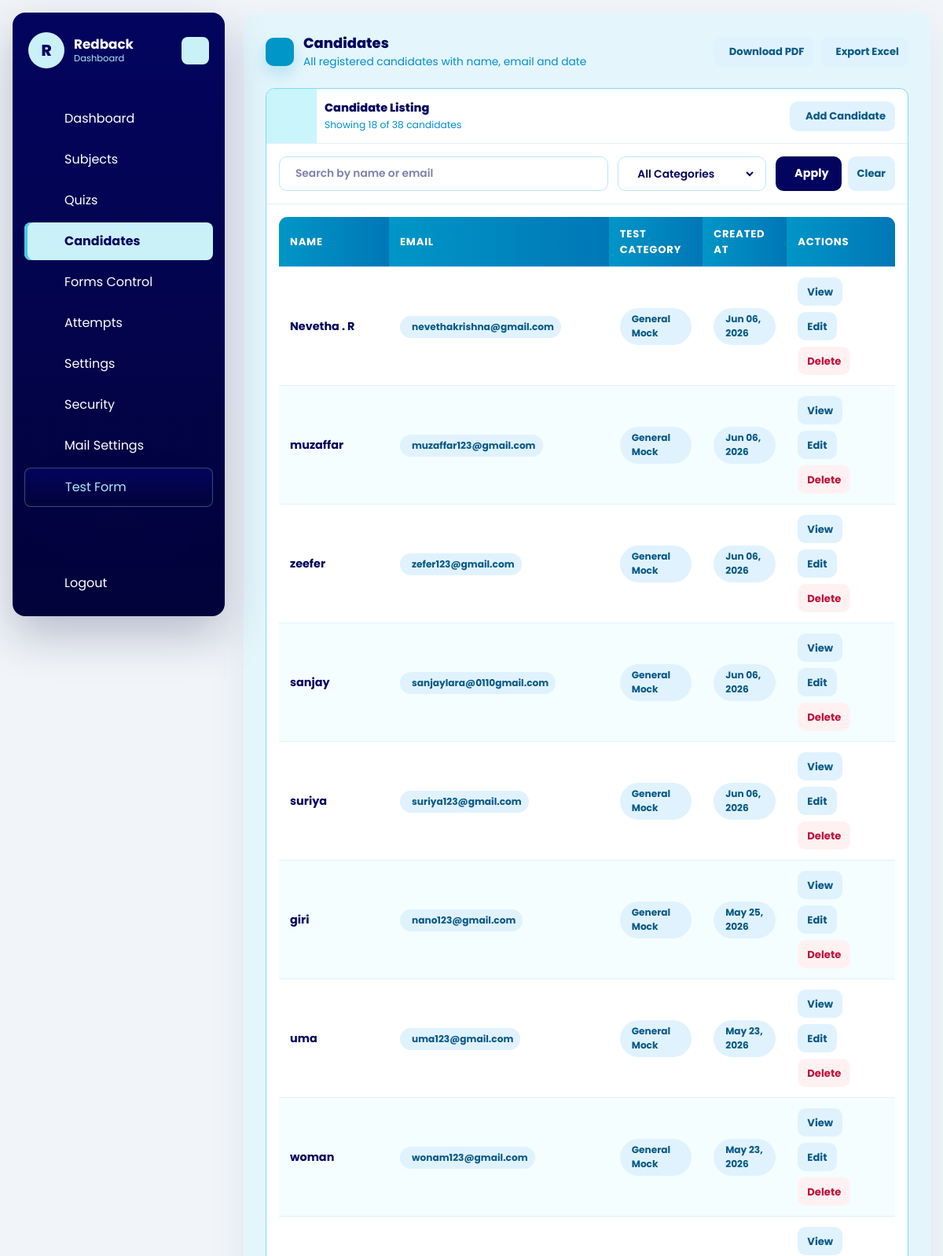
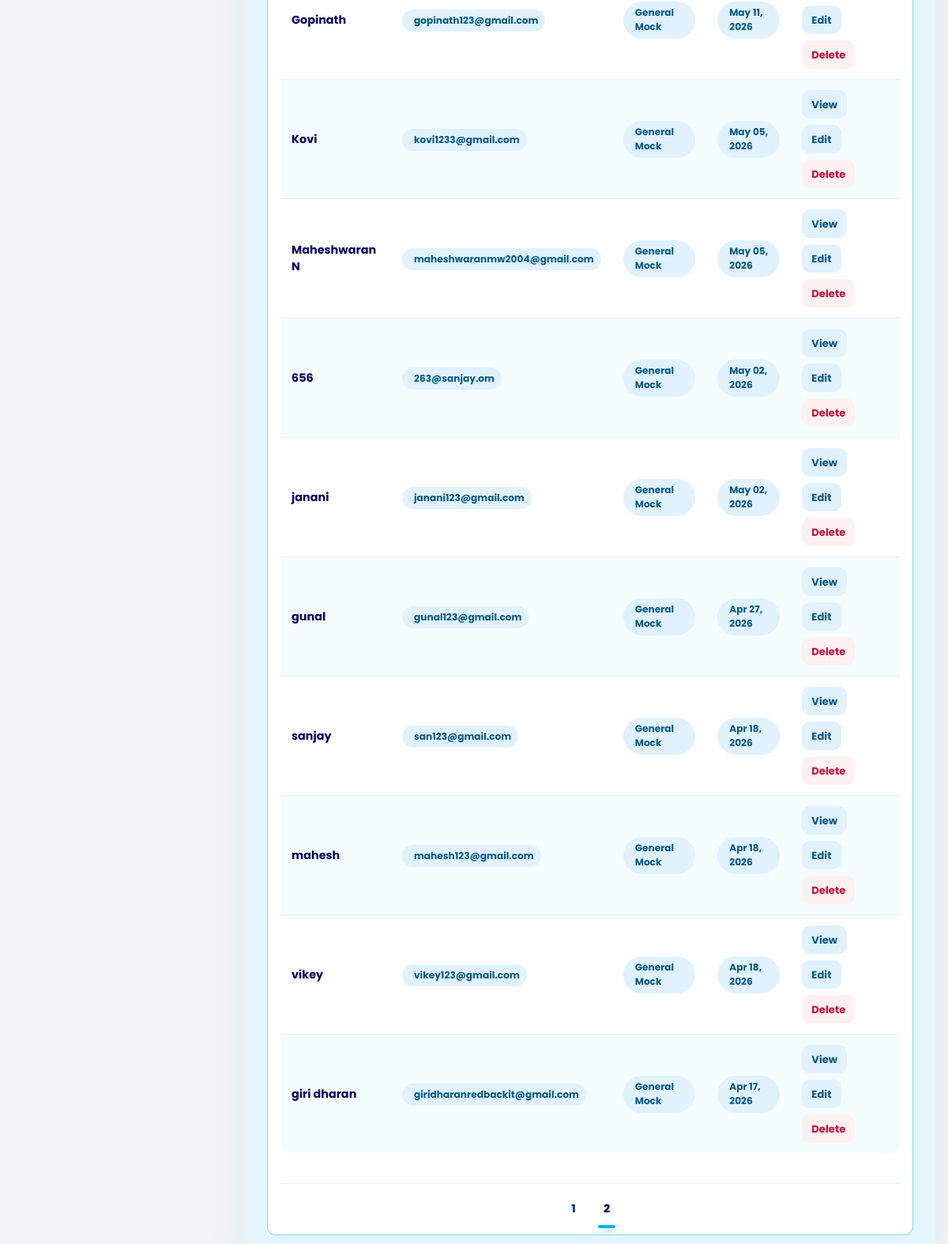
/dashboard/candidates/?page=2 (signed in), run on the app's committed database (2 pictures, top to bottom).
### dashboard/models.py (models this page shows, shortened)
class Company(models.Model):
    name = models.CharField(max_length=150)
    image = models.ImageField(upload_to='company/', blank=True, null=True)
    email = models.EmailField(unique=True)
    password = models.CharField(max_length=128)
    is_active = models.BooleanField(default=True)
    test_instructions = models.TextField(
        default=DEFAULT_TEST_INSTRUCTIONS,
        blank=True,
        help_text='Instructions shown to candidates in the online test instructions drawer.',
    )
    allow_full_screen_lock = models.BooleanField(default=False)
    allow_pause_lock = models.BooleanField(default=False)
    allow_tab_switch_guard = models.BooleanField(default=False)
    allow_copy_paste_block = models.BooleanField(default=False)
    allow_right_click_disable = models.BooleanField(default=False)
    full_screen_lock = models.BooleanField(default=False)
    pause_lock = models.BooleanField(default=False)
    tab_switch_guard_enabled = models.BooleanField(default=False)
    copy_paste_block_enabled = models.BooleanField(default=False)
    right_click_disable_enabled = models.BooleanField(default=False)
    max_violation_warnings = models.PositiveIntegerField(default=3)
    exam_control_password = models.CharField(max_length=128, blank=True)
    pass_persantage = models.DecimalField(max_digits=5, decimal_places=2, default=50.00)
    mail_sender_enabled = models.BooleanField(default=False)
    smtp_host = models.CharField(max_length=255, blank=True)
    smtp_port = models.PositiveIntegerField(default=587)
    smtp_username = models.CharField(max_length=255, blank=True)
    smtp_app_key = models.CharField(max_length=255, blank=True)
    smtp_use_tls = models.BooleanField(default=True)
    smtp_from_email = models.EmailField(blank=True)
    created_at = models.DateTimeField(auto_now_add=True)
    updated_at = models.DateTimeField(auto_now=True)
    class Meta:
        ordering = ['name']
        verbose_name_plural = 'Companies'

### quiz/models.py (models this page shows, shortened)
class Candidate(models.Model):
    name = models.CharField(max_length=150)
    email = models.EmailField()
    designation_tech = models.CharField(max_length=150)
    created_at = models.DateTimeField(auto_now_add=True)
    class Meta:
        ordering = ['name']

### dashboard/views.py (the view, shortened to what this page needs)
# urls.py: path('candidates/', views.candidate_list, name='candidate_list'),
@company_login_required
def candidate_list(request):
    queryset = Candidate.objects.filter(attempts__company=request.company).distinct().order_by('-created_at')
    search_query = request.GET.get('q', '').strip()
    if search_query:
        queryset = queryset.filter(
            Q(name__icontains=search_query) |
            Q(email__icontains=search_query)
        )
    test_category_filter = request.GET.get('test_category', 'all').strip()
    valid_categories = {value for value, _label in CandidateTestAttempt.TEST_CATEGORY_CHOICES}
    total_count = queryset.count()
    paginator  = Paginator(queryset, 20)
    page_num   = request.GET.get('page', 1)
    page_obj   = paginator.get_page(page_num)
    for candidate in page_obj.object_list:
        latest_attempt = candidate.attempts.filter(company=request.company).order_by('-created_at').first()
        candidate.latest_test_category_display = (
            latest_attempt.get_test_category_display() if latest_attempt else '-'
        )
    params = request.GET.copy()
    params.pop('page', None)
    page_query_prefix = (params.urlencode() + '&') if params else ''
    page_numbers = list(
        paginator.get_elided_page_range(page_obj.number, on_each_side=2, on_ends=1)
    )
    return render(request, 'dashboard/candidate_list.html', {
        'title': 'Candidates',
        'objects': page_obj.object_list,
        'page_obj': page_obj,
        'page_numbers': page_numbers,
        'page_query_prefix': page_query_prefix,
        'total_count': total_count,
        'search_query': search_query,
        'test_category_choices': CandidateTestAttempt.TEST_CATEGORY_CHOICES,
        'test_category_filter': test_category_filter,
    })

### templates/dashboard/candidate_list.html (shortened to what this page needs)
{% extends "base.html" %}
{% block content %}
{% include 'dashboard/header.html' %}
<div id="dashboard-page-content">
<section class="quiz-shell">
    <div class="quiz-heading">
        <div class="quiz-heading-main">
            <span class="quiz-heading-icon"><iconify-icon icon="mdi:account-group-outline"></iconify-icon></span>
            <div>
                <h1 class="quiz-title">Candidates</h1>
                <p class="quiz-subtitle">All registered candidates with name, email and date</p>
            </div>
        </div>
        <div class="quiz-list-actions" style="display: flex; gap: 8px; align-items: center; padding-right: 0;">
            <a href="{% url 'dashboard:candidate_pdf' %}?{{ page_query_prefix }}" class="attempt-btn secondary" style="min-height: 38px; display: inline-flex; align-items: center; justify-content: center; gap: 8px;">
                Download PDF
            </a>
            <a href="{% url 'dashboard:candidate_excel' %}?{{ page_query_prefix }}" class="attempt-btn secondary" style="min-height: 38px; display: inline-flex; align-items: center; justify-content: center; gap: 8px;">
                Export Excel
            </a>
        </div>
    </div>
    <div class="quiz-list-panel">
        <div class="quiz-list-head">
            <span class="quiz-list-icon"><iconify-icon icon="mdi:account-multiple-outline"></iconify-icon></span>
            <div style="padding-left:10px;">
                <p class="quiz-list-title">Candidate Listing</p>
                <p class="quiz-list-text">Showing {{ objects|length }} of {{ total_count }} candidate{{ total_count|pluralize }}</p>
            </div>
            <div class="quiz-list-actions">
                <a href="{% url 'dashboard:candidate_create' %}" class="attempt-btn secondary" style="min-height:38px;display:inline-flex;align-items:center;gap:8px;">
                    Add Candidate
                </a>
            </div>
        </div>
        <form method="get" class="attempt-controls">
            <label class="attempt-control-field">
                <input type="search" name="q" value="{{ search_query|default:'' }}" placeholder="Search by name or email">
            </label>
            <label class="attempt-control-field">
                <select name="test_category">
                    <option value="all" {% if test_category_filter == 'all' %}selected{% endif %}>All Categories</option>
                </select>
            </label>
            <div class="attempt-control-actions">
                <button type="submit" class="attempt-control-submit">
                    Apply
                </button>
                <a href="{% url 'dashboard:candidate_list' %}" class="attempt-btn secondary">Clear</a>
            </div>
        </form>
        <div class="attempt-table-wrap">
            {% if objects %}
                <table class="attempt-table">
                    <thead>
                        <tr>
                            <th>Name</th>
                            <th>Email</th>
                            <th>Test Category</th>
                            <th>Created At</th>
                            <th>Actions</th>
                        </tr>
                    </thead>
                    <tbody>
                        {% for candidate in objects %}
                            <tr style="cursor:pointer;" onclick="window.location='{% url 'dashboard:candidate_detail' candidate.pk %}'">
                                <td>
                                    <strong>{{ candidate.name }}</strong>
                                </td>
                                <td>
                                    <span class="attempt-pill">
                                        {{ candidate.email }}
                                    </span>
                                </td>
                                <td>
                                    <span class="attempt-pill">
                                        {{ candidate.latest_test_category_display }}
                                    </span>
                                </td>
                                <td>
                                    <span class="attempt-pill">
                                        {{ candidate.created_at|date:"M d, Y" }}
                                    </span>
                                </td>
                                <td>
                                    <div class="attempt-actions" onclick="event.stopPropagation();">
                                        <a href="{% url 'dashboard:candidate_detail' candidate.pk %}" class="attempt-btn secondary">View</a>
                                        <a href="{% url 'dashboard:candidate_update' candidate.pk %}" class="attempt-btn secondary">Edit</a>
                                        <a href="{% url 'dashboard:candidate_delete' candidate.pk %}" class="attempt-btn danger">Delete</a>
                                    </div>
                                </td>
                            </tr>
                        {% endfor %}
                    </tbody>
                </table>
            {% endif %}
        </div>
        {% if page_obj.has_other_pages %}
            <div class="quiz-pagination">
                {% if page_obj.has_previous %}
                    <a class="quiz-page-link" href="?{{ page_query_prefix }}page=1" aria-label="First page"><iconify-icon icon="mdi:chevron-double-left"></iconify-icon></a>
                    <a class="quiz-page-link" href="?{{ page_query_prefix }}page={{ page_obj.previous_page_number }}" aria-label="Previous page"><iconify-icon icon="mdi:chevron-left"></iconify-icon></a>
                {% else %}
                    <span class="quiz-page-link is-disabled"><iconify-icon icon="mdi:chevron-double-left"></iconify-icon></span>
                    <span class="quiz-page-link is-disabled"><iconify-icon icon="mdi:chevron-left"></iconify-icon></span>
                {% endif %}
                {% for page_number in page_numbers %}
                    {% if page_number == page_obj.paginator.ELLIPSIS %}
                        <span class="quiz-page-ellipsis">{{ page_number }}</span>
                    {% elif page_number == page_obj.number %}
                        <span class="quiz-page-link is-active" aria-current="page">{{ page_number }}</span>
                    {% else %}
                        <a class="quiz-page-link" href="?{{ page_query_prefix }}page={{ page_number }}">{{ page_number }}</a>
                    {% endif %}
                {% endfor %}
                {% if page_obj.has_next %}
                    <a class="quiz-page-link" href="?{{ page_query_prefix }}page={{ page_obj.next_page_number }}" aria-label="Next page"><iconify-icon icon="mdi:chevron-right"></iconify-icon></a>
                    <a class="quiz-page-link" href="?{{ page_query_prefix }}page={{ page_obj.paginator.num_pages }}" aria-label="Last page"><iconify-icon icon="mdi:chevron-double-right"></iconify-icon></a>
                {% else %}
                    <span class="quiz-page-link is-disabled"><iconify-icon icon="mdi:chevron-right"></iconify-icon></span>
                    <span class="quiz-page-link is-disabled"><iconify-icon icon="mdi:chevron-double-right"></iconify-icon></span>
                {% endif %}
            </div>
        {% endif %}
    </div>
</section>
</div>
{% endblock %}

### templates/dashboard/header.html (shortened to what this page needs)
<aside class="dashboard-sidebar" data-dashboard-sidebar>
    <header class="dashboard-sidebar-header">
        <a href="/" class="dashboard-brand">
            <span class="dashboard-brand-mark">{{ request.company.name|default:"Company"|slice:":1"|upper }}</span>
            <span class="dashboard-brand-text">
                <strong>{{ request.company.name|default:"Company" }}</strong>
                <span>Dashboard</span>
            </span>
        </a>
        <button class="dashboard-toggler dashboard-sidebar-toggler" type="button" aria-label="Toggle sidebar">
        </button>
    </header>
    <nav class="dashboard-sidebar-nav"
        aria-label="Dashboard navigation"
        hx-boost="true"
        hx-target="#dashboard-page-content"
        hx-select="#dashboard-page-content"
        hx-push-url="true">
        <ul class="dashboard-nav-list dashboard-primary-nav">
            {% if request.session.company_id %}
                <li class="dashboard-nav-item">
                    <a href="/dashboard/" class="dashboard-nav-link" data-dashboard-nav-link data-nav-exact>
                        <span class="dashboard-nav-label">Dashboard</span>
                    </a>
                </li>
                <li class="dashboard-nav-item">
                    <a href="/dashboard/subjects/" class="dashboard-nav-link" data-dashboard-nav-link>
                        <span class="dashboard-nav-label">Subjects</span>
                    </a>
                </li>
                <li class="dashboard-nav-item">
                    <a href="/dashboard/quizzes/" class="dashboard-nav-link" data-dashboard-nav-link>
                        <span class="dashboard-nav-label">Quizs</span>
                    </a>
                </li>
                <li class="dashboard-nav-item">
                    <a href="/dashboard/candidates/" class="dashboard-nav-link" data-dashboard-nav-link>
                        <span class="dashboard-nav-label">Candidates</span>
                    </a>
                </li>
                <li class="dashboard-nav-item">
                    <a href="/dashboard/forms-control/" class="dashboard-nav-link" data-dashboard-nav-link>
                        <span class="dashboard-nav-label">Forms Control</span>
                    </a>
                </li>
                <li class="dashboard-nav-item">
                    <a href="/dashboard/attempts/" class="dashboard-nav-link" data-dashboard-nav-link>
                        <span class="dashboard-nav-label">Attempts</span>
                    </a>
                </li>
                <li class="dashboard-nav-item">
                    <a href="/dashboard/settings/" class="dashboard-nav-link" data-dashboard-nav-link>
                        <span class="dashboard-nav-label">Settings</span>
                    </a>
                </li>
                <li class="dashboard-nav-item">
                    <a href="/dashboard/settings/security/" class="dashboard-nav-link" data-dashboard-nav-link>
                        <span class="dashboard-nav-label">Security</span>
                    </a>
                </li>
                <li class="dashboard-nav-item">
                    <a href="/dashboard/settings/mail/" class="dashboard-nav-link" data-dashboard-nav-link>
                        <span class="dashboard-nav-label">Mail Settings</span>
                    </a>
                </li>
                <li class="dashboard-nav-item">
                    <a href="/quiz/start/" class="dashboard-nav-link is-accent" data-dashboard-nav-link hx-boost="false">
                        <span class="dashboard-nav-label">Test Form</span>
                    </a>
                </li>
            {% endif %}
        </ul>
        {% if request.session.company_id %}
            <ul class="dashboard-nav-list dashboard-secondary-nav">
                <li class="dashboard-nav-item">
                    <a href="/dashboard/logout/" class="dashboard-nav-link is-danger">
                        <span class="dashboard-nav-label">Logout</span>
                    </a>
                </li>
            </ul>
        {% endif %}
    </nav>
</aside>

### data on the page
Company: company.name "R", company.name "Redback"
Candidate: name "Nevetha . R", email "nevethakrishna@gmail.com", latest_test_category_display "General Mock", created_at "Jun 06, 2026"
Candidate: name "muzaffar", email "muzaffar123@gmail.com", latest_test_category_display "General Mock", created_at "Jun 06, 2026"
Candidate: name "zeefer", email "zefer123@gmail.com", latest_test_category_display "General Mock", created_at "Jun 06, 2026"
Candidate: name "sanjay", email "sanjaylara@0110gmail.com", latest_test_category_display "General Mock", created_at "Jun 06, 2026"
Candidate: name "suriya", email "suriya123@gmail.com", latest_test_category_display "General Mock", created_at "Jun 06, 2026"
Candidate: name "giri", email "nano123@gmail.com", latest_test_category_display "General Mock", created_at "May 25, 2026"
Candidate: name "uma", email "uma123@gmail.com", latest_test_category_display "General Mock", created_at "May 23, 2026"
Candidate: name "woman", email "wonam123@gmail.com", latest_test_category_display "General Mock", created_at "May 23, 2026"
Candidate: name "Gopinath", email "gopinath123@gmail.com", latest_test_category_display "General Mock", created_at "May 11, 2026"
Candidate: name "Kovi", email "kovi1233@gmail.com", latest_test_category_display "General Mock", created_at "May 05, 2026"
Candidate: name "Maheshwaran N", email "maheshwaranmw2004@gmail.com", latest_test_category_display "General Mock", created_at "May 05, 2026"
Candidate: name "656", email "263@sanjay.om", latest_test_category_display "General Mock", created_at "May 02, 2026"
Candidate: name "janani", email "janani123@gmail.com", latest_test_category_display "General Mock", created_at "May 02, 2026"
Candidate: name "gunal", email "gunal123@gmail.com", latest_test_category_display "General Mock", created_at "Apr 27, 2026"
Candidate: name "sanjay", email "san123@gmail.com", latest_test_category_display "General Mock", created_at "Apr 18, 2026"
Candidate: name "mahesh", email "mahesh123@gmail.com", latest_test_category_display "General Mock", created_at "Apr 18, 2026"
Candidate: name "vikey", email "vikey123@gmail.com", latest_test_category_display "General Mock", created_at "Apr 18, 2026"
Candidate: name "giri dharan", email "giridharanredbackit@gmail.com", latest_test_category_display "General Mock", created_at "Apr 17, 2026"

### other printed values
{{ objects|length }} "18"
{{ total_count }} "38"
{{ page_number }} "1"
{{ page_number }} "2"
